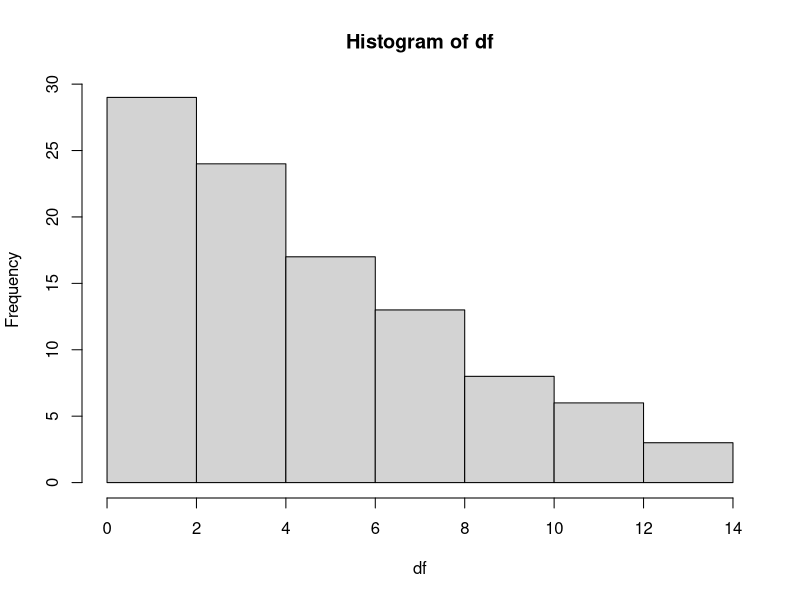
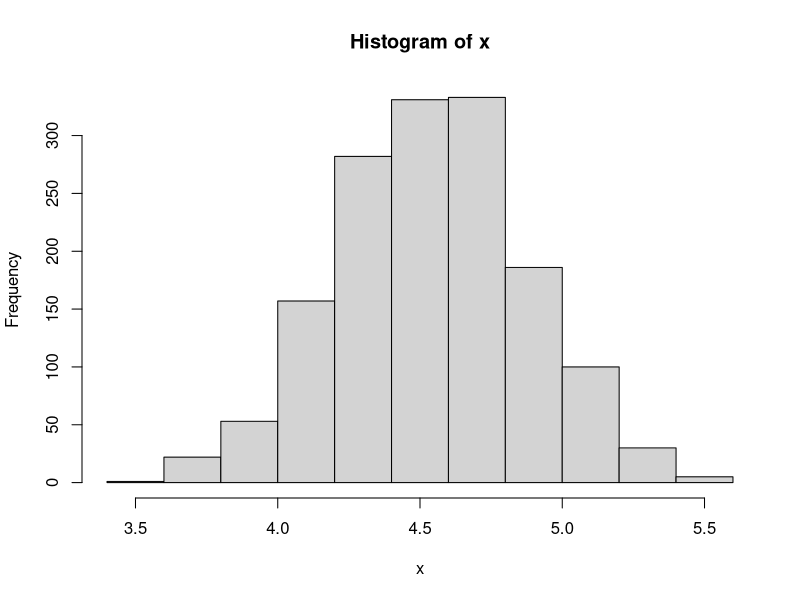

The R source for these figures, in order: (Note: this script raises an error after producing the figures.)
install.packages("boot")
require("boot")
require("stats4")
#################################################################
getwd()
df=rgamma(n = 100,shape = 2,scale = 2)
hist(df)

calc.mean=mean(df)
calc.var=var(x = df)
paste(calc.mean)
paste(calc.var)



##################################################################
#assignment 2.1
#taking out a sample mean
View(as.data.frame(df))

x=matrix(data = NA,nrow = 1500)

for(i in 1:1500)
{
  x[i]=mean(sample(x = df,size = 100,replace = TRUE))
}
  
hist(x)
bias=mean(x)-calc.mean  
var=(1/1499)*(sum((x-calc.var)^2)) 

mean(x)
##################################################################
#assignment 2.2
meanfunc=function(df,i){mean(df[i])}
bootobj=boot(data = df,R = 1500,statistic = meanfunc)
#abc=boot(data = df,statistic = mean,R = 1500)
bootobj
#new.variance=bootobj$std.error rm(new.variance)
summary(bootobj)
#################################################################
#assignment 2.3

# alpha=0.05
# b_lcl=2*calc.mean-(qt(1-(alpha/2),mean(x)))
# b_ucl=2*calc.mean-(qt(alpha/2,mean(x)))
# 
# Basic.CI=b_ucl-b_lcl
# paste(b_lcl,b_ucl)
# paste(Basic.CI)
# #rm(b_lcl,b_ucl)
# percentile.CI=qt(1-(alpha/2),mean(x))-qt(alpha/2,mean(x))

###using the boot.ci function to generate CI intervals
aa=boot.ci(boot.out = bootobj,type = "basic")
aa=sort(aa)
#to find z value
Z=(bootobj$t-calc.mean)/sd(bootobj$t)

#basic CI
n=1000
alpha=0.05
b.lower=sort(mean(aa))
upper.basic=1001*(1-(alpha/2))
lower.basic=1001*(alpha/2)
Bu=2*calc.mean-aa[upper.basic]
Lu=2*calc.mean-aa[lower.basic]

basic=c(Bu,Lu)
print(basic)

#normal CI
bootobj.sort=sort(bootobj$t)
std.dev=sd(bootobj$t)
Z
Nu=calc.mean-Z[975]
Nl=calc.mean-Z[25]
print(c(Nu,Nl))

#percentile CI
pu=bootobj.sort[(1000*(1-alpha/2))]
pl=bootobj.sort[1000*alpha/2]
print(c(pu,pl))

###################################################################
#assignment 2.4

w=seq(10,100,10)
count=rep(0,9)
for(j in 1:1000){
  for (i in 1:length(w)){
    a= rgamma(w[i],2,scale=2)
    # mult=function(x,i){mean(x[i])}
    meanfunc=function(x,i){mean(x[i])}
    booter=boot(a,statistic = meanfunc,R=1000,sim = "ordinary")
    mul.ci=boot.ci(booter,conf= 0.95,type ="norm")$norm
    if (mul.ci[2]<=4  && mul.ci[3]>= 4){
      count[i] = count[i]+1;
    }
  }
}
print(count)
plot(count)
######################################################################
# for(count in c(10,20,30,40,50,60,70,80,90,100) )
#df2=rgamma(n = count,shape = 2,scale = 2)
   
## attempt 2  theor.mean=mean(df2)

# bootci=list(100)
# bootobjcts=matrix(data = NA,nrow = 100)
# boot.upper=integer(length = 1000)
# boot.lower=integer(length = 1000)
# for (loop in 1:1000)
# {
# bootcimat=matrix(0,10,2)
# for(i in 1:10)
# {
#  #for each i, i get 1 boot object 
# # bootobjcts[i]=boot(data = (sample(x = df2,size = 10,replace = TRUE))
# #                    ,R = 1000,statistic = meanfunc)
# # boot.ci(boot.out = bootobjcts[i],type = "basic")
#   n=i*10
#   df2=rgamma(n ,shape = 2,scale = 2)
#   
#    bootcimat[i,]=boot.ci(boot.out=boot(data = (sample(x = df2,size = 10,replace = TRUE))
#                                     ,R = 1000,statistic = meanfunc),type = "norm")$norm[2:3]
#    
#   
#   #bootcimat[i,]=boot.ci(boot.out = df2,type = "norm")
#   
#    #ifelse(theor.mean<boot.upper[i] && theor.mean>boot.lower[i],n+1,n)
#    if(mean(df2)<bootcimat[i,2])
#    if(theor.mean>bootcimat[i,1])
#    j=j+1
#   #
#   
# }
# }
# n
# 
# 
# plot(boot.upper)
# plot(boot.lower)
# plot(boot.lower,boot.upper)


##########################################################################
#assignment 3.1
# maximum-Likelihood Estimation (MLE) is a
# statistical technique for estimating model 
# parameters. It basically sets out to answer
# the question: what model parameters are most
# likely to characterise a given set of data

set.seed(100)
newdf=rgamma(n = 100,shape = 2,scale = 2)
mean(newdf)
sd(newdf)

#fitting the model of maximum likelihood by using LOG-likelihood estimation

log.likelihood=function(k,gma)
{
  R=dgamma(newdf,shape = k,scale = gma)
  -sum(log(R))
}
  
 mle(log.likelihood,start = list(k=1,gma=1)) 
#check for dgmma for na error  
 value=mle(log.likelihood, start = list(k = 1, gma=1), method = "L-BFGS-B", lower = c(-Inf, 0),
     upper = c(Inf, Inf))
 value
  
 ###########################################################################
 #assignment 3.2
 
 #the values of shape and scale are taken from previous question
 new.sample=rgamma(n=100,shape = 2.21,scale = 1.71)

 #the values found were close to original shape and size
 
 aa=matrix(data = NA,nrow = 1500)

 # my.func=function()
 # {
    
 for(i in 1:1500)
 {
   aa[i]=mean(sample(x = new.sample,size = 100,replace = TRUE))
 }
   
 #}
 #my.func()
 
 hist(aa)
 bias=mean(aa)-mean(new.sample) 
 bias
 var2=(1/1499)*(sum((aa-mean(new.sample))^2)) 
 var2
 mean(x)
 
 ###########################################################################
 #assignment 3.3
 meanfunc.two=function(abcd,i){mean(abcd[i])}
bootsummary=boot(data = new.sample,R = 1500,statistic = meanfunc.two)
 variance=var(bootsummary$t)
 variance
 
 ###########################################################################
 #assignment 3.4
 # for(count in c(10,20,30,40,50,60,70,80,90,100) )
 #df2=rgamma(n = 10,shape = 2,scale = 2)
 set.seed(100)
 w=seq(10,100,10)
 count=rep(0,9)
 for(j in 1:1000){
   for (i in 1:length(w)){
     a= rgamma(w[i],shape = 2.21,scale=1.71)
     # mult=function(x,i){mean(x[i])}
     meanfunc=function(x,i){mean(x[i])}
     booter=boot(a,statistic = meanfunc,R=1000,sim = "ordinary")
     mul.ci=boot.ci(booter,conf= 0.95,type ="norm")$norm
     if (mul.ci[2]<=4  && mul.ci[3]>= 4){
       count[i] = count[i]+1;
     }
   }
 }
 print(count)
 plot(count)
 
 
 
 
 # bootci=list(100)

 
 ###########################################################################
 #assignment 4
 #assignment 2.4 to be repeated but using variance instead of mean
 #check for CI here as well
 
 varfunc=function(df,i){var(df[i])}
 theor.mean=var(df2)
 
 # for (loop in 1:1000)
 # {
   bootcimat=matrix(0,10,2)
   for(i in 1:10)
   {
     #for each i, i get 1 boot object 
     # bootobjcts[i]=boot(data = (sample(x = df2,size = 10,replace = TRUE))
     #                    ,R = 1000,statistic = meanfunc)
     # boot.ci(boot.out = bootobjcts[i],type = "basic")
     n=i*10
     df2=rgamma(n ,shape = 2,scale = 2)
     
     bootcimat[i,]=boot.ci(boot.out=boot(data = (sample(x = df2,size = 10,replace = TRUE))
                                         ,R = 1000,statistic = varfunc),type = "norm")$norm[2:3]
     
     
     #bootcimat[i,]=boot.ci(boot.out = df2,type = "norm")
     
     #ifelse(theor.mean<boot.upper[i] && theor.mean>boot.lower[i],n+1,n)
     if(4<bootcimat[i,2])
       if(4>bootcimat[i,1])
         j=j+1
     #
     
   }
 # }
 # n
 # 
 
#comment about the performance
   
   aaaa=boot.ci(boot.out=boot(data = (sample(x = df2,size = 10,replace = TRUE))
                         ,R = 1000,statistic = varfunc),
           type = "norm")
   
   
   